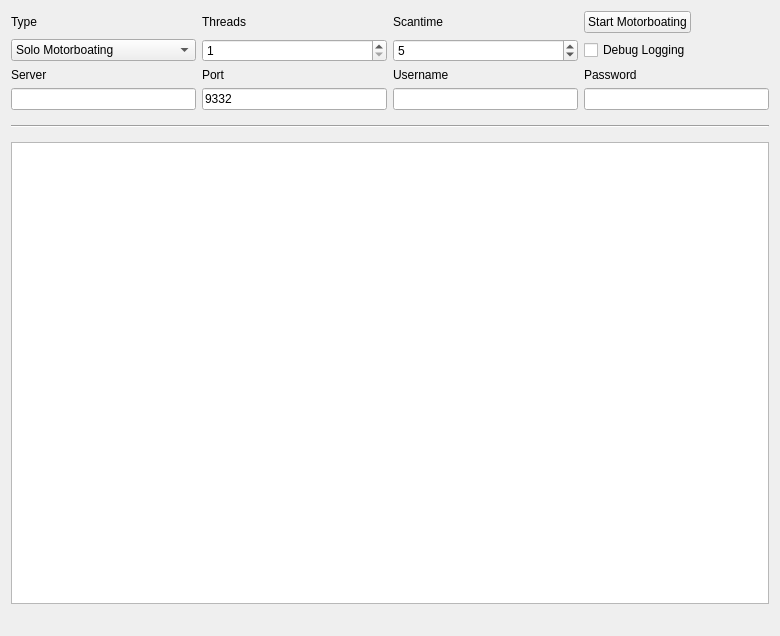
<?xml version="1.0" encoding="UTF-8"?>
<ui version="4.0">
 <class>MiningPage</class>
 <widget class="QWidget" name="MiningPage">
  <property name="geometry">
   <rect>
    <x>0</x>
    <y>0</y>
    <width>780</width>
    <height>636</height>
   </rect>
  </property>
  <property name="windowTitle">
   <string>Motorboating</string>
  </property>
  <layout class="QGridLayout" name="gridLayout">
   <property name="sizeConstraint">
    <enum>QLayout::SetMaximumSize</enum>
   </property>
   <item row="7" column="1">
    <widget class="QLineEdit" name="serverLine">
     <property name="enabled">
      <bool>true</bool>
     </property>
    </widget>
   </item>
   <item row="6" column="3">
    <widget class="QLabel" name="usernameLabel">
     <property name="enabled">
      <bool>true</bool>
     </property>
     <property name="text">
      <string>Username</string>
     </property>
    </widget>
   </item>
   <item row="6" column="1">
    <widget class="QLabel" name="serverLabel">
     <property name="enabled">
      <bool>true</bool>
     </property>
     <property name="text">
      <string>Server</string>
     </property>
    </widget>
   </item>
   <item row="7" column="3">
    <widget class="QLineEdit" name="usernameLine">
     <property name="enabled">
      <bool>true</bool>
     </property>
     <property name="text">
      <string/>
     </property>
    </widget>
   </item>
   <item row="6" column="4">
    <widget class="QLabel" name="passwordLabel">
     <property name="enabled">
      <bool>true</bool>
     </property>
     <property name="text">
      <string>Password</string>
     </property>
    </widget>
   </item>
   <item row="6" column="2">
    <widget class="QLabel" name="portLabel">
     <property name="enabled">
      <bool>true</bool>
     </property>
     <property name="text">
      <string>Port</string>
     </property>
    </widget>
   </item>
   <item row="3" column="4">
    <widget class="QPushButton" name="startButton">
     <property name="sizePolicy">
      <sizepolicy hsizetype="Fixed" vsizetype="Fixed">
       <horstretch>0</horstretch>
       <verstretch>0</verstretch>
      </sizepolicy>
     </property>
     <property name="text">
      <string>Start Motorboating</string>
     </property>
    </widget>
   </item>
   <item row="8" column="1" colspan="4">
    <widget class="Line" name="line">
     <property name="sizePolicy">
      <sizepolicy hsizetype="Minimum" vsizetype="Fixed">
       <horstretch>0</horstretch>
       <verstretch>0</verstretch>
      </sizepolicy>
     </property>
     <property name="minimumSize">
      <size>
       <width>0</width>
       <height>20</height>
      </size>
     </property>
     <property name="orientation">
      <enum>Qt::Horizontal</enum>
     </property>
    </widget>
   </item>
   <item row="13" column="1" colspan="4">
    <widget class="QListWidget" name="list">
     <property name="autoScrollMargin">
      <number>100000</number>
     </property>
     <property name="dragDropMode">
      <enum>QAbstractItemView::DragOnly</enum>
     </property>
     <property name="selectionMode">
      <enum>QAbstractItemView::NoSelection</enum>
     </property>
     <property name="movement">
      <enum>QListView::Snap</enum>
     </property>
     <property name="batchSize">
      <number>10</number>
     </property>
    </widget>
   </item>
   <item row="14" column="1" colspan="2">
    <widget class="QLabel" name="shareCount">
     <property name="font">
      <font>
       <pointsize>10</pointsize>
       <weight>75</weight>
       <bold>true</bold>
      </font>
     </property>
     <property name="text">
      <string/>
     </property>
    </widget>
   </item>
   <item row="3" column="3">
    <widget class="QLabel" name="scantimeLabel">
     <property name="enabled">
      <bool>true</bool>
     </property>
     <property name="layoutDirection">
      <enum>Qt::LeftToRight</enum>
     </property>
     <property name="text">
      <string>Scantime</string>
     </property>
    </widget>
   </item>
   <item row="3" column="2">
    <widget class="QLabel" name="threadsLabel">
     <property name="enabled">
      <bool>true</bool>
     </property>
     <property name="text">
      <string>Threads</string>
     </property>
    </widget>
   </item>
   <item row="4" column="4">
    <widget class="QCheckBox" name="debugCheckBox">
     <property name="text">
      <string>Debug Logging</string>
     </property>
    </widget>
   </item>
   <item row="3" column="1">
    <widget class="QLabel" name="typeLabel">
     <property name="text">
      <string>Type</string>
     </property>
    </widget>
   </item>
   <item row="4" column="2">
    <widget class="QSpinBox" name="threadsBox">
     <property name="enabled">
      <bool>true</bool>
     </property>
     <property name="minimum">
      <number>1</number>
     </property>
     <property name="maximum">
      <number>99</number>
     </property>
     <property name="singleStep">
      <number>1</number>
     </property>
    </widget>
   </item>
   <item row="4" column="1">
    <widget class="QComboBox" name="typeBox">
     <property name="editable">
      <bool>false</bool>
     </property>
     <property name="currentIndex">
      <number>0</number>
     </property>
     <item>
      <property name="text">
       <string>Solo Motorboating</string>
      </property>
     </item>
     <item>
      <property name="text">
       <string>Group Motorboating</string>
      </property>
     </item>
    </widget>
   </item>
   <item row="4" column="3">
    <widget class="QSpinBox" name="scantimeBox">
     <property name="enabled">
      <bool>true</bool>
     </property>
     <property name="minimum">
      <number>1</number>
     </property>
     <property name="value">
      <number>5</number>
     </property>
    </widget>
   </item>
   <item row="7" column="2">
    <widget class="QLineEdit" name="portLine">
     <property name="enabled">
      <bool>true</bool>
     </property>
     <property name="text">
      <string>9332</string>
     </property>
     <property name="value" stdset="0">
      <number>9332</number>
     </property>
    </widget>
   </item>
   <item row="7" column="4">
    <widget class="QLineEdit" name="passwordLine">
     <property name="enabled">
      <bool>true</bool>
     </property>
    </widget>
   </item>
   <item row="14" column="3" colspan="2">
    <widget class="QLabel" name="mineSpeedLabel">
     <property name="sizePolicy">
      <sizepolicy hsizetype="Preferred" vsizetype="Preferred">
       <horstretch>0</horstretch>
       <verstretch>0</verstretch>
      </sizepolicy>
     </property>
     <property name="font">
      <font>
       <pointsize>10</pointsize>
       <weight>75</weight>
       <bold>true</bold>
      </font>
     </property>
     <property name="text">
      <string/>
     </property>
     <property name="alignment">
      <set>Qt::AlignRight|Qt::AlignTrailing|Qt::AlignVCenter</set>
     </property>
    </widget>
   </item>
  </layout>
 </widget>
 <layoutdefault spacing="6" margin="11"/>
 <tabstops>
  <tabstop>startButton</tabstop>
  <tabstop>typeBox</tabstop>
  <tabstop>threadsBox</tabstop>
  <tabstop>scantimeBox</tabstop>
  <tabstop>serverLine</tabstop>
  <tabstop>portLine</tabstop>
  <tabstop>usernameLine</tabstop>
  <tabstop>passwordLine</tabstop>
  <tabstop>debugCheckBox</tabstop>
  <tabstop>list</tabstop>
 </tabstops>
 <resources/>
 <connections/>
</ui>
